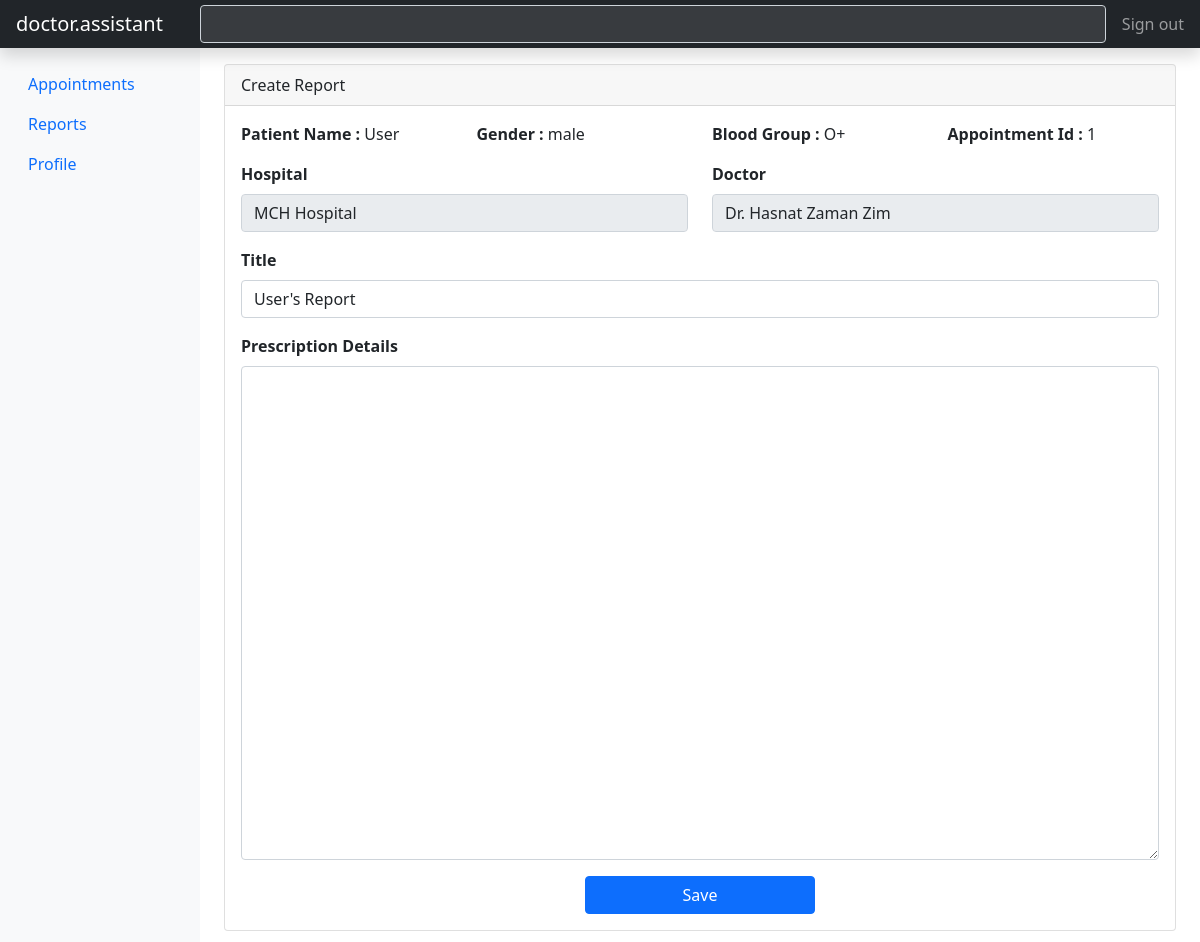
/doctor/add_report.php?aid=1 (signed in), run on the app's committed database.
### tables this page shows
CREATE TABLE `appointment` (
  `id` int(11) NOT NULL,
  `doc_id` int(11) NOT NULL,
  `user_id` int(11) NOT NULL,
  `hospital_id` int(11) NOT NULL,
  `name` varchar(100) DEFAULT NULL,
  `self` tinyint(4) NOT NULL,
  `symptom` text NOT NULL,
  `gender` tinyint(4) NOT NULL,
  `blood_group` varchar(20) DEFAULT NULL,
  `address` mediumtext DEFAULT NULL,
  `appoint_date` datetime NOT NULL,
  `status` tinyint(4) NOT NULL DEFAULT 1,
  `created_at` datetime NOT NULL
);

CREATE TABLE `hospital` (
  `id` int(11) NOT NULL,
  `name` varchar(200) NOT NULL,
  `district` varchar(50) NOT NULL,
  `status` tinyint(4) NOT NULL DEFAULT 1,
  `created_at` datetime NOT NULL
);

CREATE TABLE `user` (
  `id` int(11) NOT NULL,
  `name` varchar(50) NOT NULL,
  `email` varchar(50) DEFAULT NULL,
  `phone` varchar(15) NOT NULL,
  `password` varchar(100) NOT NULL,
  `group_id` int(11) NOT NULL,
  `status` tinyint(4) NOT NULL DEFAULT 1,
  `created_at` datetime NOT NULL
);

### config/functions.php (called while the page is built, shortened)
<?php
require_once __DIR__ . '/config.php';
$con = new mysqli(DB_HOSTNAME, DB_USERNAME, DB_PASSWORD, DB_DATABASE) or die("DB Error Occurred . $con->connect_error");
$getSingleData = static function ($sql) use ($con) {
	return $con->query($sql)->fetch_assoc();
};

### config/config.php (called while the page is built, shortened)
<?php
$gender = [0 => "female", 1 => "male"];

### doctor/add_report.php (the view, shortened to what this page needs)
<?php
require_once dirname(__DIR__) . '/includes/header.php';
$id = $_GET['aid']??null;
$sql = "SELECT doc.name as doctor, d.id as doc_id, h.name AS hospital, a.symptom, a.gender, a.blood_group, IF(self, u.name, a.name) as name, u.email, u.phone, a.appoint_date FROM `appointment` as a JOIN user as u ON a.user_id = u.id JOIN hospital as h ON h.id = a.hospital_id JOIN doctor as d ON d.id = a.doc_id JOIN user as doc ON doc.id = d.user_id WHERE a.id = $id";
$data = $getSingleData($sql);
?>
<?php require_once('includes/header.php') ?>
<div class="container-fluid">
    <div class="row">
		<?php require_once('includes/navigation.php') ?>
        <main class="col-md-9 ms-sm-auto col-lg-10 px-md-4">
            <div class="pt-3 pb-2 mb-3">
                <div class="card">
                    <div class="card-header">
                        Create Report
                    </div>
                    <div class="card-body">
                        <div class="row mb-3">
                            <div class="col-md-3"><b>Patient Name : </b><?= $data['name'] ?></div>
                            <div class="col-md-3"><b>Gender : </b><?= $gender[$data['gender']] ?></div>
                            <div class="col-md-3"><b>Blood Group : </b><?= $data['blood_group'] ?></div>
                            <div class="col-md-3"><b>Appointment Id : </b><?= $id ?></div>
                        </div>
                        <div class="row">
                            <div class="col-md-6">
                                <div class="mb-3">
                                    <label class="form-label fw-bold">Hospital</label>
                                    <input type="text" class="form-control" value="<?= $data['hospital'] ?>"
                                           disabled>
                                </div>
                            </div>
                            <div class="col-md-6">
                                <div class="mb-3">
                                    <label class="form-label fw-bold">Doctor</label>
                                    <input type="text" class="form-control" value="<?= $data['doctor'] ?>"
                                           disabled>
                                </div>
                            </div>
                        </div>
                        <form action="post/report_post.php?action=add" method="post">
                            <div class="row">
                                <div class="col-md-12">
                                    <div class="mb-3">
                                        <label for="" class="form-label fw-bold">Title</label>
                                        <input type="text" name="title" class="form-control" required
                                               value="<?= "{$data['name']}'s Report" ?>">
                                    </div>
                                </div>
                                <div class="col-md-12">
                                    <div class="mb-3">
                                        <label for="" class="form-label fw-bold">Prescription Details</label>
                                        <textarea class="form-control editor" name="prescription" cols="30"
                                                  rows="20"></textarea>
                                    </div>
                                </div>
                                <div class="col-md-12 text-center">
                                    <button type="submit" value="update_profile" class="btn btn-primary w-25">Save
                                    </button>
                                </div>
                            </div>
                        </form>
                    </div>
                </div>
            </div>
        </main>
    </div>
</div>
<?php require_once dirname(__DIR__) . '/includes/footer.php'; ?>

### data on the page
appointment: gender "male", blood_group "O+", hospital.name "MCH Hospital", name "Dr. Hasnat Zaman Zim"

### other printed values
LOGO "doctor.assistant"
$data['name'] "User"
$id "1"
